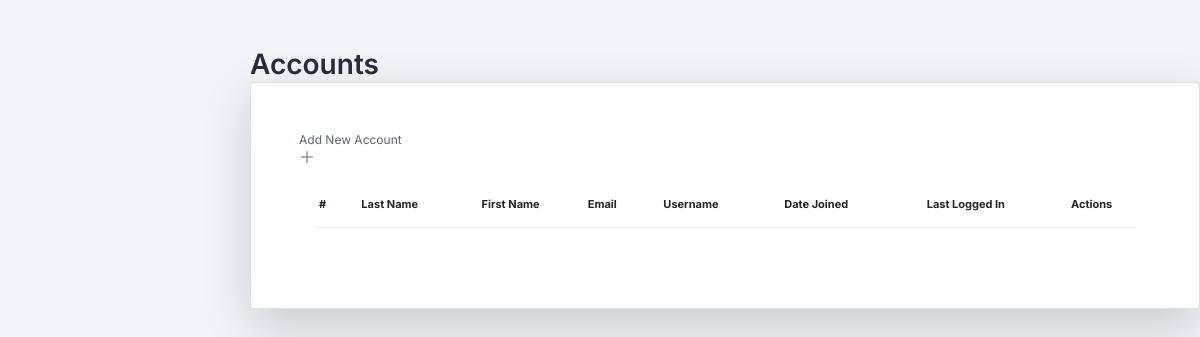
The app's page /account-list, older data.
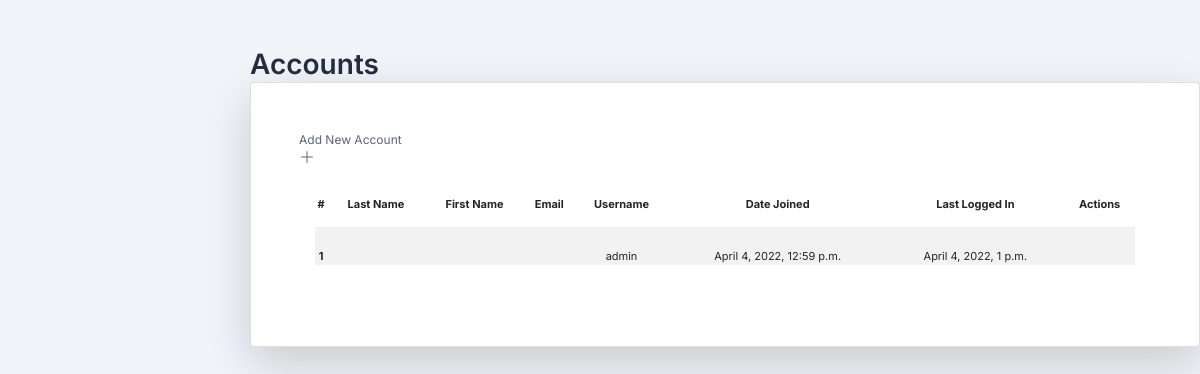
The same page, newer data.
### accounts/models.py (models this page shows)
class User(AbstractUser):
    is_admin = models.BooleanField(default=False)
    is_staff = models.BooleanField(default=False)

### accounts/views.py (the view)
# urls.py: path("account-list", accounts, name="account-list"),
def accounts(request):
    template_name = "user_accounts/accounts.html"
    accounts = User.objects.all()
    context = {"accounts":accounts}
    return render (request, template_name, context)

### accounts/templates/user_accounts/accounts.html (shortened to what this page needs)
{% extends 'base.html' %} {% block body %}
<link rel="stylesheet" type="text/css" href="https://cdn.datatables.net/1.11.5/css/jquery.dataTables.css">
<div class="container-fluid mt-5 p-0" style="font-size: 12px">
  <h2>Accounts</h2>
  <div
    class="card p-5 shadow-lg p-3 mb-5 bg-white rounded text-decoration-none"
  >
      Add New Account
      <svg
        xmlns="http://www.w3.org/2000/svg"
        width="16"
        height="16"
        fill="currentColor"
        class="bi bi-plus-lg"
        viewBox="0 0 16 16"
      >
        <path
          fill-rule="evenodd"
          d="M8 2a.5.5 0 0 1 .5.5v5h5a.5.5 0 0 1 0 1h-5v5a.5.5 0 0 1-1 0v-5h-5a.5.5 0 0 1 0-1h5v-5A.5.5 0 0 1 8 2Z"
        />
      </svg>
    <table class="table table-striped bg-white p-3" id="accountsTable" style="font-size: 11px;">
      <thead>
        <tr class="text-center">
          <th scope="col">#</th>
          <th scope="col">Last Name</th>
          <th scope="col">First Name</th>
          <th scope="col">Email</th>
          <th scope="col">Username</th>
          <th scope="col">Date Joined</th>
          <th scope="col">Last Logged In</th>
          <th scope="col">Actions</th>
        </tr>
      </thead>
      <tbody>
        {% for list in accounts %}
        <tr class="text-center">
          <th scope="row">{{forloop.counter}}</th>
          <td>{{list.last_name|default_if_none:"Not Available"}}</td>
          <td>{{list.first_name}}</td>
          <td>{{list.email}}</td>
          <td>{{list.username}}</td>
          <td>{{list.date_joined}}</td>
          <td>{{list.last_login}}</td>
          <td>{{list.status}}</td>
        </tr>
        {% endfor %}
      </tbody>
    </table>
  </div>
</div>
{% endblock %}

Row changes from the older to the newer data that the page shows:
added User: username "admin", date_joined "April 4, 2022, 12:59 p.m.", last_login "April 4, 2022, 1 p.m."
